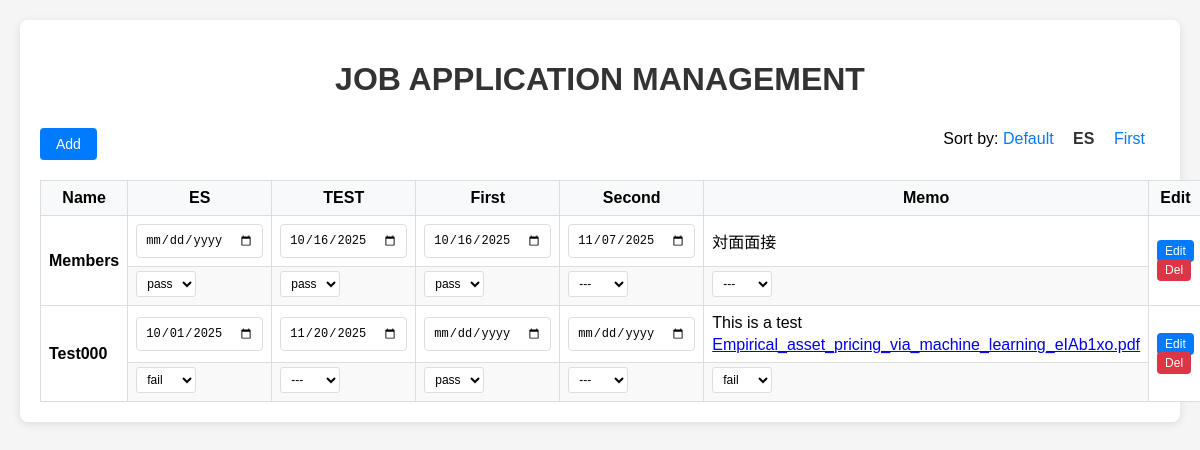
/?sort=application_deadline, run on the app's committed database.
### jobs/models.py (models this page shows, shortened)
class JobApplication(models.Model):
    STATUS_CHOICES = [
        ('---', '---'),
        ('pass', 'Pass'),
        ('fail', 'Fail'),
    ]
    company_name = models.CharField(max_length=100, verbose_name="Company Name")
    application_deadline = models.DateField(null=True, blank=True ,verbose_name="Application Deadline")
    online_test_deadline = models.DateField(null=True, blank=True ,verbose_name="Online Test Deadline")
    first_interview_date = models.DateField(null=True, blank=True ,verbose_name="First Interview Date")
    second_interview_date = models.DateField(null=True, blank=True ,verbose_name="Second Interview Date")
    notes = models.TextField(max_length=100, blank=True , verbose_name="Memo")
    pdf_file = models.FileField(
        upload_to='job_pdfs/',
        validators=[FileExtensionValidator(['pdf'])],
        blank=True,
        null=True,
        verbose_name="ES & Interview Notes",
        help_text="Only PDF"
    )
    @property
    def pdf_filename(self):
        if self.pdf_file and getattr(self.pdf_file, "name", ""):
            return os.path.basename(self.pdf_file.name)
        return ""
    application_status = models.CharField(max_length=10, choices=STATUS_CHOICES, default='---', verbose_name="Application Status")
    online_test_status = models.CharField(max_length=10, choices=STATUS_CHOICES, default='---', verbose_name="Online Test Status")
    first_interview_status = models.CharField(max_length=10, choices=STATUS_CHOICES, default='---', verbose_name="First Interview Status")
    second_interview_status = models.CharField(max_length=10, choices=STATUS_CHOICES, default='---', verbose_name="Second Interview Status")
    notes_result = models.CharField(max_length=10, choices=STATUS_CHOICES, default='---', verbose_name="Memo Result")
    created_at = models.DateTimeField(auto_now_add=True)
    updated_at = models.DateTimeField(auto_now=True)
    class Meta:
        verbose_name = "Application"
        verbose_name_plural = "Applications"
        ordering = ['-created_at']

### jobs/views.py (the view)
# urls.py: path('', views.job_list, name='job_list'),
def job_list(request):
    sort_by = request.GET.get('sort', 'created_at')
    if sort_by == 'application_deadline':
        jobs = JobApplication.objects.all().order_by('application_deadline')
    elif sort_by == 'first_interview_date':
        jobs = JobApplication.objects.all().order_by('first_interview_date')
    else:
        jobs = JobApplication.objects.all().order_by('-created_at')
    return render(request, 'jobs/job_list.html', {
        'jobs': jobs,
        'current_sort': sort_by
    })

### jobs/templates/jobs/job_list.html (shortened to what this page needs)
{% extends 'jobs/base.html' %}
{% block content %}
<div class="toolbar">
    <a href="{% url 'add_job' %}" class="btn">Add</a>
    <div class="sort-links">
        Sort by:
        <a href="?sort=created_at" {% if current_sort == 'created_at' %}class="active"{% endif %}>Default</a>
        <a href="?sort=application_deadline" {% if current_sort == 'application_deadline' %}class="active"{% endif %}>ES</a>
        <a href="?sort=first_interview_date" {% if current_sort == 'first_interview_date' %}class="active"{% endif %}>First</a>
    </div>
</div>
{% if jobs %}
<table>
    <thead>
        <tr>
            <th>Name</th>
            <th>ES</th>
            <th>TEST</th>
            <th>First</th>
            <th>Second</th>
            <th>Memo</th>
            <th>Edit</th>
        </tr>
    </thead>
    <tbody>
        {% for job in jobs %}
        <tr class="job-row">
            <td rowspan="2"><strong>{{ job.company_name }}</strong></td>
            <td>
                <form method="post" action="{% url 'update_date' %}" class="date-form">
                    <input type="date" name="date_value"
                           value="{% if job.application_deadline %}{{ job.application_deadline|date:'Y-m-d' }}{% endif %}"
                           onchange="this.form.submit()" class="date-input">
                </form>
            </td>
            <td>
                <form method="post" action="{% url 'update_date' %}" class="date-form">
                    <input type="date" name="date_value"
                           value="{% if job.online_test_deadline %}{{ job.online_test_deadline|date:'Y-m-d' }}{% endif %}"
                           onchange="this.form.submit()" class="date-input">
                </form>
            </td>
            <td>
                <form method="post" action="{% url 'update_date' %}" class="date-form">
                    <input type="date" name="date_value"
                           value="{% if job.first_interview_date %}{{ job.first_interview_date|date:'Y-m-d' }}{% endif %}"
                           onchange="this.form.submit()" class="date-input">
                </form>
            </td>
            <td>
                <form method="post" action="{% url 'update_date' %}" class="date-form">
                    <input type="date" name="date_value"
                           value="{% if job.second_interview_date %}{{ job.second_interview_date|date:'Y-m-d' }}{% endif %}"
                           onchange="this.form.submit()" class="date-input">
                </form>
            </td>
            <td>
                <div class="note-text">
                    {% if job.notes %}
                        {{ job.notes|truncatechars:20 }}
                    {% else %}
                        -
                    {% endif %}
                </div>
                {% if job.pdf_file %}
                    <div class="note-file" style="margin-top: 4px;">
                        <a href="{{ job.pdf_file.url }}" target="_blank" title="{{ job.pdf_filename }}">{{ job.pdf_filename }}</a>
                    </div>
                {% endif %}
            </td>
            <td rowspan="2">
                <a href="{% url 'edit_job' job.id %}" class="btn btn-small">Edit</a>
                <form method="post" action="{% url 'delete_job' job.id %}" style="display: inline;"
                      onsubmit="return confirm('Delete {{ job.company_name }} ?')">
                    <button type="submit" class="btn btn-danger btn-small">Del</button>
                </form>
            </td>
        </tr>
        <tr class="status-row">
            <td>
                <form method="post" action="{% url 'update_status' %}" class="status-form">
                    <select name="status" onchange="this.form.submit()" class="status-select">
                        <option value="pass" {% if job.application_status == 'pass' %}selected{% endif %}>pass</option>
                        <option value="fail" {% if job.application_status == 'fail' %}selected{% endif %}>fail</option>
                    </select>
                </form>
            </td>
            <td>
                <form method="post" action="{% url 'update_status' %}" class="status-form">
                    <select name="status" onchange="this.form.submit()" class="status-select">
                        <option value="---" {% if job.online_test_status == '---' %}selected{% endif %}>---</option>
                        <option value="pass" {% if job.online_test_status == 'pass' %}selected{% endif %}>pass</option>
                    </select>
                </form>
            </td>
            <td>
                <form method="post" action="{% url 'update_status' %}" class="status-form">
                    <select name="status" onchange="this.form.submit()" class="status-select">
                        <option value="pass" {% if job.first_interview_status == 'pass' %}selected{% endif %}>pass</option>
                    </select>
                </form>
            </td>
            <td>
                <form method="post" action="{% url 'update_status' %}" class="status-form">
                    <select name="status" onchange="this.form.submit()" class="status-select">
                        <option value="---" {% if job.second_interview_status == '---' %}selected{% endif %}>---</option>
                    </select>
                </form>
            </td>
            <td>
                <form method="post" action="{% url 'update_status' %}" class="status-form">
                    <select name="status" onchange="this.form.submit()" class="status-select">
                        <option value="---" {% if job.notes_result == '---' %}selected{% endif %}>---</option>
                        <option value="fail" {% if job.notes_result == 'fail' %}selected{% endif %}>fail</option>
                    </select>
                </form>
            </td>
        </tr>
        {% endfor %}
    </tbody>
</table>
{% else %}
<p style="text-align: center; color: #666; margin-top: 50px;">
<a href="{% url 'add_job' %}">Add first record</a>
</p>
{% endif %}
{% endblock %}

### jobs/templates/jobs/base.html (style rules this page uses)
body { font-family: Arial, sans-serif; margin: 20px; background-color: #f5f5f5; }
.toolbar { margin-bottom: 20px; display: flex; justify-content: space-between; align-items: center; }
.btn { background-color: #007bff; color: white; padding: 8px 16px; text-decoration: none; border-radius: 4px; border: none; cursor: pointer; font-size: 14px; }
.btn-danger { background-color: #dc3545; }
.btn-small { padding: 4px 8px; font-size: 12px; }
table { width: 100%; border-collapse: collapse; margin-top: 10px; }
th, td { border: 1px solid #ddd; padding: 8px; text-align: left; }
th { background-color: #f8f9fa; font-weight: bold; position: sticky; top: 0; }
tr:nth-child(even) { background-color: #f9f9f9; }
input[type="text"], input[type="date"], textarea, select { width: 100%; padding: 8px; border: 1px solid #ddd; border-radius: 4px; box-sizing: border-box; }
.sort-links { margin-bottom: 10px; }
.sort-links a { margin-right: 15px; color: #007bff; text-decoration: none; }
.sort-links .active { font-weight: bold; color: #333; }
.status-form { margin: 0; }
.date-form { margin: 0; }
.status-select { width: auto; padding: 4px 6px; font-size: 12px; border: 1px solid #ddd; border-radius: 3px; background-color: white; }
.date-input { width: auto; padding: 4px 6px; font-size: 12px; border: 1px solid #ddd; border-radius: 3px; background-color: white; min-width: 120px; }
.status-select option[value="---"] { color: #666; }
.status-select option[value="pass"] { color: #28a745; }
.status-select option[value="fail"] { color: #dc3545; }
th { background-color: #f8f9fa; font-weight: bold; position: sticky; top: 0; text-align: center; vertical-align: middle; }
.job-row { background-color: white; }
.status-row { background-color: #f9f9f9; border-top: none; }
.job-row td, .status-row td { border-top: 1px solid #ddd; vertical-align: middle; }
.status-row td { border-top: none; padding-top: 4px; padding-bottom: 8px; }

### data on the page
JobApplication: company_name "Members", date_value "10/16/2025", date_value "11/07/2025", notes "対面面接", status "pass", status "---"
JobApplication: company_name "Test000", date_value "10/01/2025", date_value "11/20/2025", notes "This is a test", pdf_filename "Empirical_asset_pricing_via_machine_learning_eIAb1xo.pdf", status "fail", status "---", status "pass"
